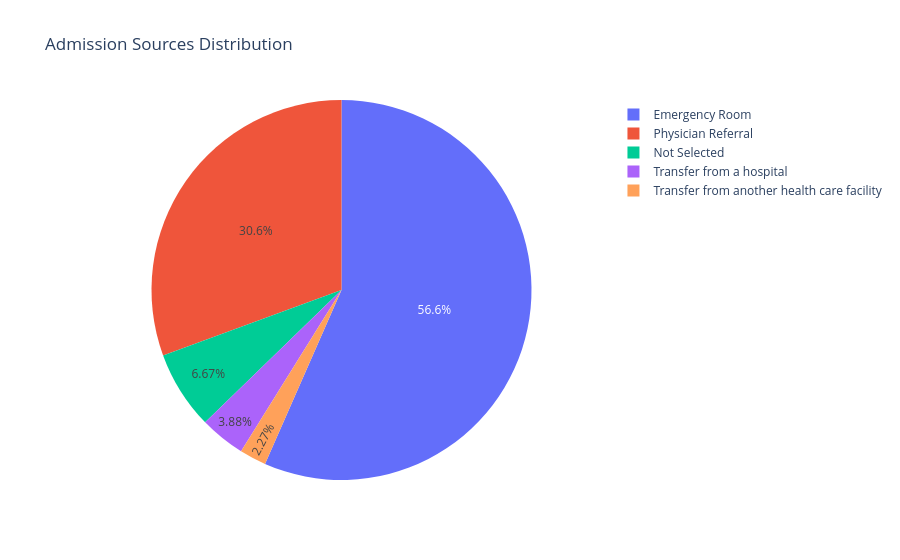

Source (notebook cell):
### Code cell
# visualize the top 5
df_5 = patient_admission_source.head()
fig = px.pie(df_5, values='patient_nbr', names='admission_source_description'
             ,  title='Admission Sources Distribution')
fig.show()

### Figure 1 — Plotly figure (JSON) as saved in the notebook; plotly's stock layout.template omitted (floating-point values rounded to 4 significant figures)
{"data": [{"domain": {"x": [0, 1], "y": [0, 1]}, "hovertemplate": "admission_source_description=%{label}<br>patient_nbr=%{value}<extra></extra>", "labels": ["Emergency Room", "Physician Referral", "Not Selected", "Transfer from a hospital", "Transfer from another health care facility"], "legendgroup": "", "name": "", "showlegend": true, "type": "pie", "values": [61728, 33366, 7275, 4227, 2476]}], "layout": {"legend": {"tracegroupgap": 0}, "title": {"text": "Admission Sources Distribution"}}}
